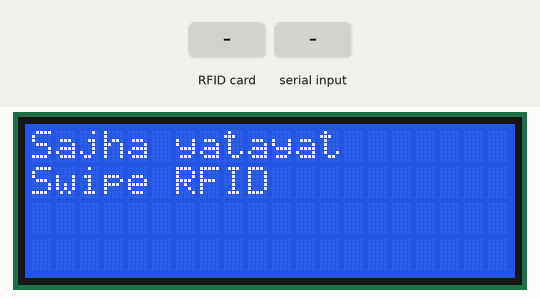
The sketch below on a simulated Arduino Mega 2560, built for the host (arithmetic inside an expression is 32-bit, double 64-bit). On the bench: 20×4 character LCD. The inputs (shaded band) are chosen by the test bench. What the sketch prints to the serial monitor is not drawn.

Above: at 1.3 s.
1.4 s: RFID card 5E 7A 19 C4 held to the reader
At 2.4 s:
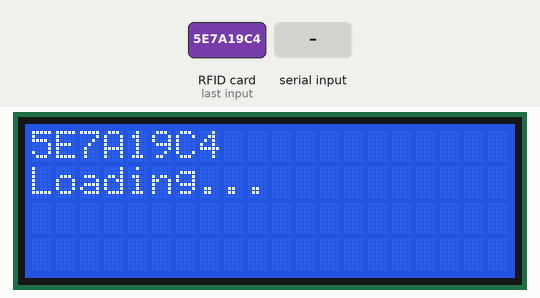
2.9 s: "#\n" received over Serial
At 3.7 s:
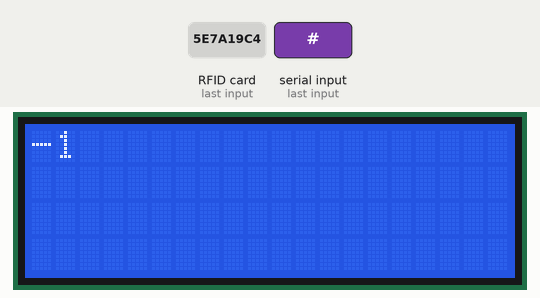
Timing chart, 0 to 5.9 s (numbered marks = the images above; inputs shaded):
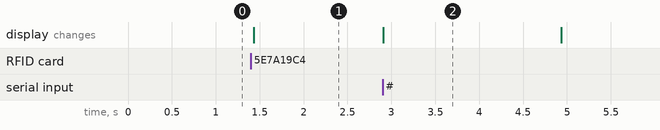

Measured:
- after the input at 1.4 s, the display: changes at once (image 1)
- after the input at 2.9 s, the display: changes at once (image 2)
- what the display in image 2 shows lasts 2.0 s, from 2.9 s to 4.9 s

The sketch:

smart_bus_mega.ino
```cpp
/**
   ----------------------------------------------------------------------------
   This is a MFRC522 library example; see https://github.com/miguelbalboa/rfid
   for further details and other examples.

   NOTE: The library file MFRC522.h has a lot of useful info. Please read it.

   Released into the public domain.
   ----------------------------------------------------------------------------
   This sample shows how to read and write data blocks on a MIFARE Classic PICC
   (= card/tag).

   BEWARE: Data will be written to the PICC, in sector #1 (blocks #4 to #7).


   Typical pin layout used:
   -----------------------------------------------------------------------------------------
               MFRC522      Arduino       Arduino   Arduino    Arduino          Arduino
               Reader/PCD   Uno/101       Mega      Nano v3    Leonardo/Micro   Pro Micro
   Signal      Pin          Pin           Pin       Pin        Pin              Pin
   -----------------------------------------------------------------------------------------
   RST/Reset   RST          9             5         D9         RESET/ICSP-5     RST
   SPI SS      SDA(SS)      10            53        D10        10               10
   SPI MOSI    MOSI         11 / ICSP-4   51        D11        ICSP-4           16
   SPI MISO    MISO         12 / ICSP-1   50        D12        ICSP-1           14
   SPI SCK     SCK          13 / ICSP-3   52        D13        ICSP-3           15

*/

#include <SPI.h>
//For RFID Library
#include <MFRC522.h>

//For Keypad Library
#include <Keypad.h>

//For Display Library
#include <Wire.h>
#include <LiquidCrystal_I2C.h>

#define RST_PIN         5           // Configurable, see typical pin layout above
#define SS_PIN          53          // Configurable, see typical pin layout above

MFRC522 mfrc522(SS_PIN, RST_PIN);   // Create MFRC522 instance.

MFRC522::MIFARE_Key key;

bool reset = true;
bool rfid = false;
bool pinmode = false;
unsigned long rfidThread = 0;
unsigned long pinThread = 0;

int _row = 0;
/**
   Initialize.
*/

//Keypad
const byte ROWS = 4; //four rows
const byte COLS = 4; //four columns
//define the cymbols on the buttons of the keypads
char hexaKeys[ROWS][COLS] = {
  {'1', '2', '3', 'A'},
  {'4', '5', '6', 'B'},
  {'7', '8', '9', 'C'},
  {'*', '0', '#', 'D'}
};

byte rowPins[ROWS] = {A0, A1, A2, A3};
byte colPins[COLS] = {A4, A5, A6, A7};

//initialize an instance of class NewKeypad
Keypad customKeypad = Keypad( makeKeymap(hexaKeys), rowPins, colPins, ROWS, COLS);
//char* password="4567";
//int currentposition=0;
//Keypad

String current_rfid = "";

String amount = "";
String pin = "";
bool go_back = true;
//Display
LiquidCrystal_I2C lcd(0x27, 20, 4); // set the LCD address to 0x27 for a 16 chars and 2 line display
//Display
void lcdReset() {
  reset = true;
  rfid = false;
  pinmode = false;
  _row = 0;
  amount = "";
  pin = "";
  current_rfid = "";
  pinThread -= 10000;
  rfidThread -= 10000;

  lcd.clear();
  lcd.setCursor(0, 0);
  lcd. print("Sajha yatayat");
  lcd.setCursor(0, 1);
  lcd. print("Swipe RFID");
}
void lcdResult(String data) {
  lcd.clear();
  lcd.setCursor(0, 0);
  lcd. print(data);
  delay(2000);
  lcdReset();
}
void lcdRfidApprove(String data) {
  reset = false;
  pinmode = false;
  rfid = true;
  _row = 0;
  lcd.clear();
  lcd.setCursor(0, 0);
  lcd. print(data);
  lcd.setCursor(0, 1);
  lcd.setCursor(0, 1); lcd.print("Loading...");
  go_back = false;
}

void lcdPinmodeApprove(String data) {
  reset = false;
  pinmode = true;
  rfid = false;
  _row = 0;
  lcd.clear();
  lcd.setCursor(0, 0);
  lcd. print(data);
  lcd.setCursor(0, 1);
  lcd.setCursor(0, 1); lcd.print("Loading...");
  go_back = false;

}


void lcdHash() {
  reset = false;
  _row = 0;
  rfid = false;
  pinmode = true;
  lcd.clear();
  lcd.setCursor(0, 0);
  lcd. print("Set Amount");
}

void setup() {
  lcd.init();                      // initialize the lcd

  // Print a message to the LCD.
  lcd.backlight();
  lcd.clear();
  lcdReset();

  Serial.begin(115200); // Initialize serial communications with the PC
  while (!Serial);    // Do nothing if no serial port is opened (added for Arduinos based on ATMEGA32U4)
  SPI.begin();        // Init SPI bus
  mfrc522.PCD_Init(); // Init MFRC522 card

  // Prepare the key (used both as key A and as key B)
  // using FFFFFFFFFFFFh which is the default at chip delivery from the factory
  for (byte i = 0; i < 6; i++) {
    key.keyByte[i] = 0xFF;
  }

  Serial.println(F("Scan a MIFARE Classic PICC to demonstrate read and write."));
  Serial.print(F("Using key (for A and B):"));
  dump_byte_array(key.keyByte, MFRC522::MF_KEY_SIZE);
  Serial.println();

  Serial.println(F("BEWARE: Data will be written to the PICC, in sector #1"));
}


// function to delimit the string
String delimit_string(String data, char separator, int index)
{
  int found = 0;
  int strIndex[] = { 0, -1 };
  int maxIndex = data.length() - 1;

  for (int i = 0; i <= maxIndex && found <= index; i++) {
    if (data.charAt(i) == separator || i == maxIndex) {
      found++;
      strIndex[0] = strIndex[1] + 1;
      strIndex[1] = (i == maxIndex) ? i + 1 : i;
    }
  }
  return found > index ? data.substring(strIndex[0], strIndex[1]) : "-1";
}

/**
   Main loop.
*/
bool rfid_response = false;
bool pinmode_response = false;
String data;
int _mode = -1; // 0 check for rfid, 1 check pin
String _rfid = "";
String _pinmode = "";

void loop() {

  unsigned long currentMillis = millis();

  char customKey = customKeypad.getKey();
  if (Serial.available() > 0) {
    data = Serial.readStringUntil('\n');
    if (data[0] == '#') {
      _mode = delimit_string(data, ',', 0).toFloat();

      String message = delimit_string(data, ',', 2);

      Serial.println((String) "[Serial Read] : " + _mode + "\t" + rfid);

      Serial.println((String) "[Serial Test Gate] : " +  1 == 1);
      Serial.println((String) "[Serial Gate] : " + (_mode == 0) + "\t" + (rfid == true));
      if (_mode == 0 && rfid == true) {
        _rfid = delimit_string(data, ',', 1);
        Serial.println((String) "[RFID] : " + _rfid + "\t[RFID ==1] : " + (_rfid == 1));
        if (_rfid.toInt() == 1) {
          rfid_response = true;
          lcd.setCursor(0, 1); lcd.print("           ");
          lcd.setCursor(0, 1);
          lcd.print("Pin Here");
          rfidThread = currentMillis;
        } else {
          rfid_response = false;
          lcdResult(message);
        }
      }
      if(_mode == 1 && pinmode == true){
        _pinmode = delimit_string(data, ',', 1);
        if (_pinmode.toInt() == 1) {
          pinmode_response = true;
        } else {
          pinmode_response = false;
          lcdResult(message);
        }
      }
    }
  }

  if (customKey == 'B') {

    lcdReset();
  }

  if (currentMillis >= rfidThread + 10000) {
    if (reset == false && currentMillis > pinThread + 10000) {
      lcdReset();
    }
  } else {
    //    Serial.println((String) rfid + "\t" + rfid_response);
    if (rfid == true && rfid_response == true) {

      if (customKey == 'C') {
        pin = "";
        lcd.setCursor(0, 1); lcd.print("        ");
        _row = 0;
        rfidThread = currentMillis;
      }
      if (customKey == 'D') {
        lcdHash();
        pinThread = currentMillis;
        customKey = '\0';
      }
      if (isDigit(customKey)) {
        rfidThread = currentMillis;
        if (pin.length() == 0) {
          lcd.setCursor(0, 1); lcd.print("        ");
          pin += customKey;
          lcd.setCursor(_row, 1);
          lcd.print(customKey);
          lcd.setCursor(_row, 1);
          lcd.print("*");
          _row += 1;
        } else {
          if (pin.length() <= 3) {
            pin += customKey;
            lcd.setCursor(_row, 1);
            lcd.print(customKey);
            lcd.setCursor(_row, 1);
            lcd.print("*");
            _row += 1;
          }
        }

      }
    }

    //      if (customKey == '#') {
    //        // pin function here;
    //        Serial.println(customKey);
    //        lcdHash();
    //        pinThread = currentMillis;
    //      }
    //    }

  }
  if (pinmode && currentMillis < pinThread + 10000 ) {
    if (customKey == 'C') {
      amount = "";
      lcd.setCursor(0, 1); lcd.print("   ");
      _row = 0;
      pinThread = currentMillis;
    }
    if (customKey == 'D') {
      lcdPinmodeApprove("Checking Pin");
      Serial.println((String)"#1," + pin +"," + amount);
    }
    if(pinmode == true && pinmode_response == true){
      lcdResult("Amount Paid");
      pinThread -= 10000;
    }
    if (isDigit(customKey)) {
      pinThread = currentMillis;
      if (amount.length() == 0) {
        if (customKey != '0') {
          amount += customKey;
          lcd.setCursor(_row, 1);
          lcd.print(customKey);
          _row += 1;
        }
      } else {
        if (amount.length() <= 2) {
          amount += customKey;
          lcd.setCursor(_row, 1);
          lcd.print(customKey);
          _row += 1;
        }
      }
    }
  }

  if (rfid == true || pinmode == true) return;
  if ( ! mfrc522.PICC_IsNewCardPresent())
    return;

  // Select one of the cards
  if ( ! mfrc522.PICC_ReadCardSerial())
    return;
  //  Serial.println(mfrc522.PICC_IsNewCardPresent());
  // Show some details of the PICC (that is: the tag/card)
  //  Serial.print(F("Card UID:"));
  char str[32] = "";
  array_to_string(mfrc522.uid.uidByte, 4, str);
  //  Serial.print(str);
  if (current_rfid != str) {
    Serial.println((String)'#' + 0 + "," + str);
    lcdRfidApprove(str);
  }
  current_rfid = str;

  rfidThread = currentMillis;
}


void displayscreen()
{

  lcd.setCursor(0, 0);
  lcd.println("ENTER THE AMOUNT");
  lcd.setCursor(1 , 1);
}


void array_to_string(byte array[], unsigned int len, char buffer[]) {
  for (unsigned int i = 0; i < len; i++) {
    byte nib1 = (array[i] >> 4) & 0x0F;
    byte nib2 = (array[i] >> 0 ) & 0x0F;
    buffer[i * 2 + 0] = nib1 < 0xA ? '0' + nib1 : 'A' + nib1 - 0xA;
    buffer[i * 2 + 1] = nib2 < 0xA ? '0' + nib2 : 'A' + nib2 - 0xA;
  }
  buffer[len * 2] = '\0';
}
/**
   Helper routine to dump a byte array as hex values to Serial.
*/
void dump_byte_array(byte * buffer, byte bufferSize) {
  for (byte i = 0; i < bufferSize; i++) {
    Serial.print(buffer[i] < 0x10 ? " 0" : " ");
    Serial.print(buffer[i], HEX);
  }
}
```
